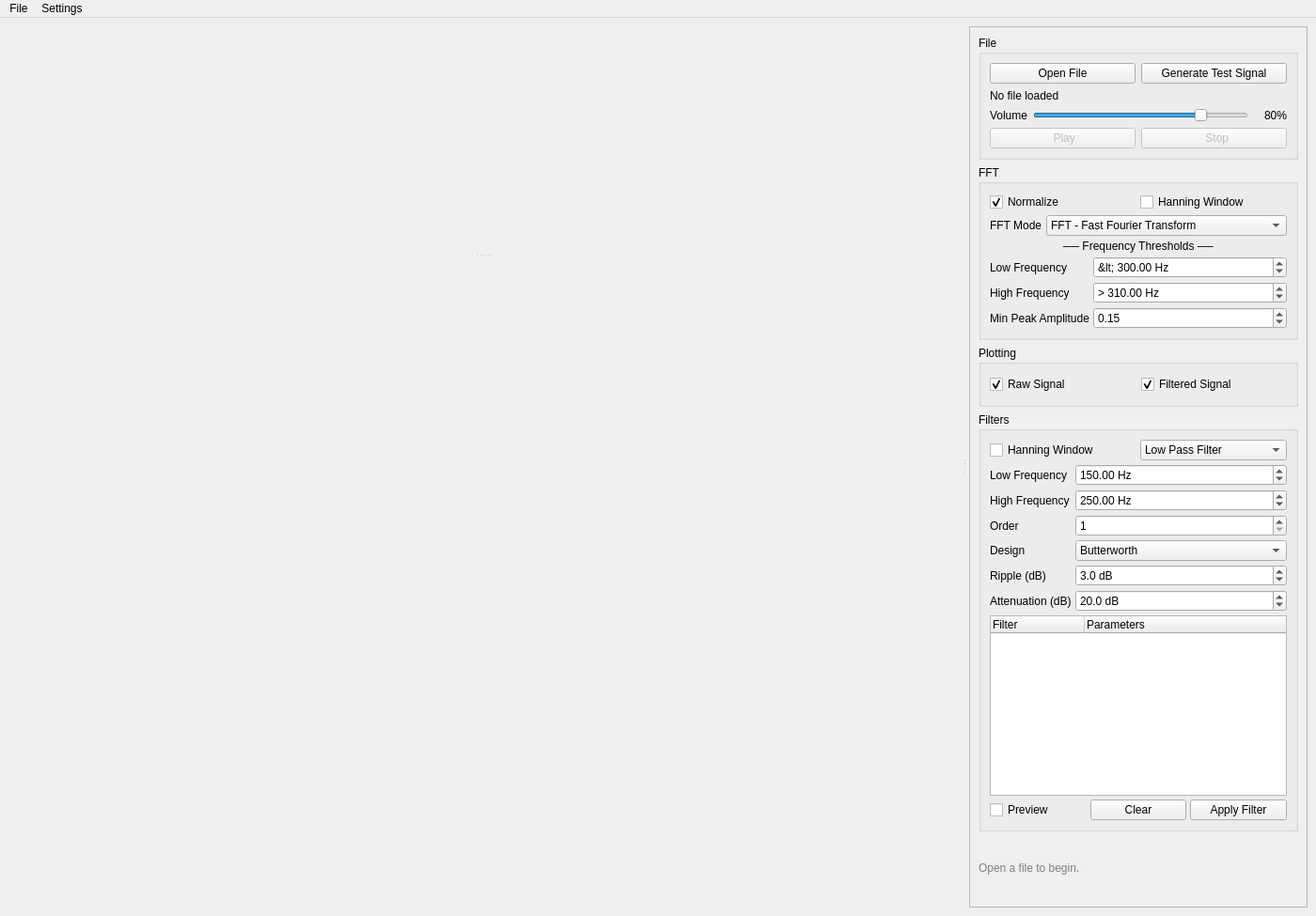
<?xml version="1.0" encoding="UTF-8"?>
<ui version="4.0">
 <class>MainWindow</class>
 <widget class="QMainWindow" name="MainWindow">
  <property name="geometry">
   <rect>
    <x>0</x>
    <y>0</y>
    <width>1400</width>
    <height>975</height>
   </rect>
  </property>
  <property name="minimumSize">
   <size>
    <width>900</width>
    <height>600</height>
   </size>
  </property>
  <property name="windowTitle">
   <string>WaveFilter</string>
  </property>
  <widget class="QWidget" name="centralwidget">
   <layout class="QHBoxLayout" name="horizontalLayout_main">
    <item>
     <widget class="QSplitter" name="main_splitter">
      <property name="orientation">
       <enum>Qt::Horizontal</enum>
      </property>
      <property name="handleWidth">
       <number>10</number>
      </property>
      <property name="childrenCollapsible">
       <bool>true</bool>
      </property>
      <widget class="QSplitter" name="plot_splitter">
       <property name="sizePolicy">
        <sizepolicy hsizetype="Preferred" vsizetype="Expanding">
         <horstretch>1</horstretch>
         <verstretch>0</verstretch>
        </sizepolicy>
       </property>
       <property name="orientation">
        <enum>Qt::Vertical</enum>
       </property>
       <property name="handleWidth">
        <number>10</number>
       </property>
       <property name="childrenCollapsible">
        <bool>true</bool>
       </property>
       <widget class="PlotWidget" name="fft_plot" native="true">
        <property name="sizePolicy">
         <sizepolicy hsizetype="Preferred" vsizetype="Preferred">
          <horstretch>0</horstretch>
          <verstretch>2</verstretch>
         </sizepolicy>
        </property>
        <property name="minimumSize">
         <size>
          <width>400</width>
          <height>180</height>
         </size>
        </property>
       </widget>
       <widget class="PlotWidget" name="signal_plot" native="true">
        <property name="sizePolicy">
         <sizepolicy hsizetype="Preferred" vsizetype="Preferred">
          <horstretch>0</horstretch>
          <verstretch>4</verstretch>
         </sizepolicy>
        </property>
        <property name="minimumSize">
         <size>
          <width>400</width>
          <height>260</height>
         </size>
        </property>
       </widget>
      </widget>
      <widget class="QScrollArea" name="control_scroll">
       <property name="sizePolicy">
        <sizepolicy hsizetype="Preferred" vsizetype="Preferred">
         <horstretch>0</horstretch>
         <verstretch>1</verstretch>
        </sizepolicy>
       </property>
       <property name="minimumSize">
        <size>
         <width>360</width>
         <height>0</height>
        </size>
       </property>
       <property name="maximumSize">
        <size>
         <width>16777215</width>
         <height>16777215</height>
        </size>
       </property>
       <property name="horizontalScrollBarPolicy">
        <enum>Qt::ScrollBarAlwaysOff</enum>
       </property>
       <property name="widgetResizable">
        <bool>true</bool>
       </property>
       <widget class="QWidget" name="scroll_contents">
        <property name="geometry">
         <rect>
          <x>0</x>
          <y>0</y>
          <width>358</width>
          <height>933</height>
         </rect>
        </property>
        <layout class="QVBoxLayout" name="verticalLayout_panel">
         <item>
          <widget class="QGroupBox" name="file_group">
           <property name="title">
            <string>File</string>
           </property>
           <layout class="QVBoxLayout" name="verticalLayout_file">
            <item>
             <layout class="QHBoxLayout" name="horizontalLayout_file_buttons">
              <item>
               <widget class="QPushButton" name="open_button">
                <property name="text">
                 <string>Open File</string>
                </property>
               </widget>
              </item>
              <item>
               <widget class="QPushButton" name="generate_button">
                <property name="text">
                 <string>Generate Test Signal</string>
                </property>
               </widget>
              </item>
             </layout>
            </item>
            <item>
             <widget class="QLabel" name="file_label">
              <property name="text">
               <string>No file loaded</string>
              </property>
              <property name="wordWrap">
               <bool>true</bool>
              </property>
             </widget>
            </item>
            <item>
             <layout class="QHBoxLayout" name="horizontalLayout_volume">
              <item>
               <widget class="QLabel" name="label_volume">
                <property name="text">
                 <string>Volume</string>
                </property>
               </widget>
              </item>
              <item>
               <widget class="QSlider" name="volume_slider">
                <property name="minimum">
                 <number>0</number>
                </property>
                <property name="maximum">
                 <number>100</number>
                </property>
                <property name="value">
                 <number>80</number>
                </property>
                <property name="orientation">
                 <enum>Qt::Horizontal</enum>
                </property>
               </widget>
              </item>
              <item>
               <widget class="QLabel" name="volume_value_label">
                <property name="minimumSize">
                 <size>
                  <width>35</width>
                  <height>0</height>
                 </size>
                </property>
                <property name="text">
                 <string>80%</string>
                </property>
                <property name="alignment">
                 <set>Qt::AlignRight|Qt::AlignTrailing|Qt::AlignVCenter</set>
                </property>
               </widget>
              </item>
             </layout>
            </item>
            <item>
             <layout class="QHBoxLayout" name="horizontalLayout_playback">
              <item>
               <widget class="QPushButton" name="play_button">
                <property name="enabled">
                 <bool>false</bool>
                </property>
                <property name="text">
                 <string> Play</string>
                </property>
                <property name="icon">
                 <iconset>
                  <normaloff>ui/icons/play.ico</normaloff>ui/icons/play.ico</iconset>
                </property>
               </widget>
              </item>
              <item>
               <widget class="QPushButton" name="stop_button">
                <property name="enabled">
                 <bool>false</bool>
                </property>
                <property name="text">
                 <string>  Stop</string>
                </property>
                <property name="icon">
                 <iconset>
                  <normaloff>ui/icons/stop.ico</normaloff>ui/icons/stop.ico</iconset>
                </property>
               </widget>
              </item>
             </layout>
            </item>
           </layout>
          </widget>
         </item>
         <item>
          <widget class="QGroupBox" name="fft_group">
           <property name="title">
            <string>FFT</string>
           </property>
           <layout class="QVBoxLayout" name="verticalLayout_fft">
            <property name="spacing">
             <number>4</number>
            </property>
            <item>
             <layout class="QHBoxLayout" name="horizontalLayout_fft_checks">
              <item>
               <widget class="QCheckBox" name="normalize_check">
                <property name="text">
                 <string>Normalize</string>
                </property>
                <property name="checked">
                 <bool>true</bool>
                </property>
               </widget>
              </item>
              <item>
               <widget class="QCheckBox" name="window_check_fft">
                <property name="text">
                 <string>Hanning Window</string>
                </property>
               </widget>
              </item>
             </layout>
            </item>
            <item>
             <layout class="QFormLayout" name="formLayout_fft_mode">
              <item row="0" column="0">
               <widget class="QLabel" name="label_fft_mode">
                <property name="text">
                 <string>FFT Mode</string>
                </property>
               </widget>
              </item>
              <item row="0" column="1">
               <widget class="QComboBox" name="fft_mode_combo">
                <item>
                 <property name="text">
                  <string>FFT - Fast Fourier Transform</string>
                 </property>
                </item>
                <item>
                 <property name="text">
                  <string>DCT - Discrete cosine transform</string>
                 </property>
                </item>
                <item>
                 <property name="text">
                  <string>DST - Discrete sine transform</string>
                 </property>
                </item>
               </widget>
              </item>
             </layout>
            </item>
            <item>
             <widget class="QLabel" name="label_freq_thresh">
              <property name="text">
               <string>── Frequency Thresholds ──</string>
              </property>
              <property name="alignment">
               <set>Qt::AlignHCenter</set>
              </property>
             </widget>
            </item>
            <item>
             <layout class="QFormLayout" name="formLayout_fft_thresh">
              <item row="0" column="0">
               <widget class="QLabel" name="label_low_freq">
                <property name="text">
                 <string>Low Frequency</string>
                </property>
               </widget>
              </item>
              <item row="0" column="1">
               <widget class="QDoubleSpinBox" name="low_peak_freq_spin">
                <property name="prefix">
                 <string>&lt; </string>
                </property>
                <property name="suffix">
                 <string> Hz</string>
                </property>
                <property name="minimum">
                 <double>0.000000000000000</double>
                </property>
                <property name="maximum">
                 <double>999999.000000000000000</double>
                </property>
                <property name="singleStep">
                 <double>10.000000000000000</double>
                </property>
                <property name="value">
                 <double>300.000000000000000</double>
                </property>
               </widget>
              </item>
              <item row="1" column="0">
               <widget class="QLabel" name="label_high_freq">
                <property name="text">
                 <string>High Frequency</string>
                </property>
               </widget>
              </item>
              <item row="1" column="1">
               <widget class="QDoubleSpinBox" name="high_peak_freq_spin">
                <property name="prefix">
                 <string>&gt; </string>
                </property>
                <property name="suffix">
                 <string> Hz</string>
                </property>
                <property name="minimum">
                 <double>0.000000000000000</double>
                </property>
                <property name="maximum">
                 <double>999999.000000000000000</double>
                </property>
                <property name="singleStep">
                 <double>10.000000000000000</double>
                </property>
                <property name="value">
                 <double>310.000000000000000</double>
                </property>
               </widget>
              </item>
              <item row="2" column="0">
               <widget class="QLabel" name="label_min_amp">
                <property name="text">
                 <string>Min Peak Amplitude</string>
                </property>
               </widget>
              </item>
              <item row="2" column="1">
               <widget class="QDoubleSpinBox" name="min_peak_amp_spin">
                <property name="decimals">
                 <number>2</number>
                </property>
                <property name="minimum">
                 <double>0.000000000000000</double>
                </property>
                <property name="maximum">
                 <double>1.000000000000000</double>
                </property>
                <property name="singleStep">
                 <double>0.010000000000000</double>
                </property>
                <property name="value">
                 <double>0.150000000000000</double>
                </property>
               </widget>
              </item>
             </layout>
            </item>
           </layout>
          </widget>
         </item>
         <item>
          <widget class="QGroupBox" name="plotting_group">
           <property name="title">
            <string>Plotting</string>
           </property>
           <layout class="QHBoxLayout" name="horizontalLayout_plotting">
            <item>
             <widget class="QCheckBox" name="raw_visible_check">
              <property name="text">
               <string>Raw Signal</string>
              </property>
              <property name="checked">
               <bool>true</bool>
              </property>
             </widget>
            </item>
            <item>
             <widget class="QCheckBox" name="filtered_visible_check">
              <property name="text">
               <string>Filtered Signal</string>
              </property>
              <property name="checked">
               <bool>true</bool>
              </property>
             </widget>
            </item>
           </layout>
          </widget>
         </item>
         <item>
          <widget class="QGroupBox" name="filters_group">
           <property name="sizePolicy">
            <sizepolicy hsizetype="Preferred" vsizetype="Preferred">
             <horstretch>0</horstretch>
             <verstretch>0</verstretch>
            </sizepolicy>
           </property>
           <property name="title">
            <string>Filters</string>
           </property>
           <layout class="QVBoxLayout" name="verticalLayout_filters">
            <property name="spacing">
             <number>4</number>
            </property>
            <item>
             <layout class="QHBoxLayout" name="horizontalLayout_filter_top">
              <item>
               <widget class="QCheckBox" name="window_check_filter">
                <property name="text">
                 <string>Hanning Window</string>
                </property>
               </widget>
              </item>
              <item>
               <widget class="QComboBox" name="filter_combo">
                <item>
                 <property name="text">
                  <string>Low Pass Filter</string>
                 </property>
                </item>
                <item>
                 <property name="text">
                  <string>High Pass Filter</string>
                 </property>
                </item>
                <item>
                 <property name="text">
                  <string>Band Pass Filter</string>
                 </property>
                </item>
                <item>
                 <property name="text">
                  <string>Band Stop Filter</string>
                 </property>
                </item>
                <item>
                 <property name="text">
                  <string>Notch Filter</string>
                 </property>
                </item>
                <item>
                 <property name="text">
                  <string>Savitzky-Golay Filter</string>
                 </property>
                </item>
                <item>
                 <property name="text">
                  <string>Pitch Shift</string>
                 </property>
                </item>
                <item>
                 <property name="text">
                  <string>Reverse</string>
                 </property>
                </item>
               </widget>
              </item>
             </layout>
            </item>
            <item>
             <layout class="QFormLayout" name="formLayout_filter_params">
              <item row="0" column="0">
               <widget class="QLabel" name="label_filter_low">
                <property name="text">
                 <string>Low Frequency</string>
                </property>
               </widget>
              </item>
              <item row="0" column="1">
               <widget class="QDoubleSpinBox" name="filter_low_spin">
                <property name="suffix">
                 <string> Hz</string>
                </property>
                <property name="minimum">
                 <double>10.000000000000000</double>
                </property>
                <property name="maximum">
                 <double>10000.000000000000000</double>
                </property>
                <property name="singleStep">
                 <double>10.000000000000000</double>
                </property>
                <property name="value">
                 <double>150.000000000000000</double>
                </property>
               </widget>
              </item>
              <item row="1" column="0">
               <widget class="QLabel" name="label_filter_high">
                <property name="text">
                 <string>High Frequency</string>
                </property>
               </widget>
              </item>
              <item row="1" column="1">
               <widget class="QDoubleSpinBox" name="filter_high_spin">
                <property name="suffix">
                 <string> Hz</string>
                </property>
                <property name="minimum">
                 <double>11.000000000000000</double>
                </property>
                <property name="maximum">
                 <double>10000.000000000000000</double>
                </property>
                <property name="singleStep">
                 <double>10.000000000000000</double>
                </property>
                <property name="value">
                 <double>250.000000000000000</double>
                </property>
               </widget>
              </item>
              <item row="2" column="0">
               <widget class="QLabel" name="label_filter_order">
                <property name="text">
                 <string>Order</string>
                </property>
               </widget>
              </item>
              <item row="2" column="1">
               <widget class="QSpinBox" name="filter_order_spin">
                <property name="minimum">
                 <number>1</number>
                </property>
                <property name="maximum">
                 <number>20</number>
                </property>
                <property name="value">
                 <number>1</number>
                </property>
               </widget>
              </item>
              <item row="3" column="0">
               <widget class="QLabel" name="label_filter_design">
                <property name="text">
                 <string>Design</string>
                </property>
               </widget>
              </item>
              <item row="3" column="1">
               <widget class="QComboBox" name="filter_design_combo">
                <item>
                 <property name="text">
                  <string>Butterworth</string>
                 </property>
                </item>
                <item>
                 <property name="text">
                  <string>Chebyshev I</string>
                 </property>
                </item>
                <item>
                 <property name="text">
                  <string>Chebyshev II</string>
                 </property>
                </item>
                <item>
                 <property name="text">
                  <string>Elliptic</string>
                 </property>
                </item>
                <item>
                 <property name="text">
                  <string>Bessel</string>
                 </property>
                </item>
               </widget>
              </item>
              <item row="4" column="0">
               <widget class="QLabel" name="label_ripple">
                <property name="text">
                 <string>Ripple (dB)</string>
                </property>
               </widget>
              </item>
              <item row="4" column="1">
               <widget class="QDoubleSpinBox" name="ripple_spin">
                <property name="suffix">
                 <string> dB</string>
                </property>
                <property name="decimals">
                 <number>1</number>
                </property>
                <property name="minimum">
                 <double>0.100000000000000</double>
                </property>
                <property name="maximum">
                 <double>120.000000000000000</double>
                </property>
                <property name="singleStep">
                 <double>0.100000000000000</double>
                </property>
                <property name="value">
                 <double>3.000000000000000</double>
                </property>
               </widget>
              </item>
              <item row="5" column="0">
               <widget class="QLabel" name="label_attenuation">
                <property name="text">
                 <string>Attenuation (dB)</string>
                </property>
               </widget>
              </item>
              <item row="5" column="1">
               <widget class="QDoubleSpinBox" name="attenuation_spin">
                <property name="suffix">
                 <string> dB</string>
                </property>
                <property name="decimals">
                 <number>1</number>
                </property>
                <property name="minimum">
                 <double>0.100000000000000</double>
                </property>
                <property name="maximum">
                 <double>120.000000000000000</double>
                </property>
                <property name="singleStep">
                 <double>0.100000000000000</double>
                </property>
                <property name="value">
                 <double>20.000000000000000</double>
                </property>
               </widget>
              </item>
             </layout>
            </item>
            <item>
             <widget class="QTreeWidget" name="filter_tree">
              <property name="sizePolicy">
               <sizepolicy hsizetype="Preferred" vsizetype="Preferred">
                <horstretch>0</horstretch>
                <verstretch>0</verstretch>
               </sizepolicy>
              </property>
              <property name="alternatingRowColors">
               <bool>true</bool>
              </property>
              <property name="selectionMode">
               <enum>QAbstractItemView::ExtendedSelection</enum>
              </property>
              <property name="indentation">
               <number>0</number>
              </property>
              <attribute name="headerMinimumSectionSize">
               <number>40</number>
              </attribute>
              <column>
               <property name="text">
                <string>Filter</string>
               </property>
              </column>
              <column>
               <property name="text">
                <string>Parameters</string>
               </property>
              </column>
             </widget>
            </item>
            <item>
             <layout class="QHBoxLayout" name="horizontalLayout_filter_actions">
              <item>
               <widget class="QCheckBox" name="preview_check">
                <property name="text">
                 <string>Preview</string>
                </property>
               </widget>
              </item>
              <item>
               <widget class="QPushButton" name="clear_button">
                <property name="text">
                 <string>Clear</string>
                </property>
               </widget>
              </item>
              <item>
               <widget class="QPushButton" name="apply_filter_button">
                <property name="text">
                 <string>Apply Filter</string>
                </property>
               </widget>
              </item>
             </layout>
            </item>
           </layout>
          </widget>
         </item>
         <item>
          <widget class="QLabel" name="info_label">
           <property name="styleSheet">
            <string>color: gray;</string>
           </property>
           <property name="text">
            <string>Open a file to begin.</string>
           </property>
           <property name="wordWrap">
            <bool>true</bool>
           </property>
          </widget>
         </item>
        </layout>
       </widget>
      </widget>
     </widget>
    </item>
   </layout>
  </widget>
  <widget class="QMenuBar" name="menuBar">
   <property name="geometry">
    <rect>
     <x>0</x>
     <y>0</y>
     <width>1400</width>
     <height>22</height>
    </rect>
   </property>
   <widget class="QMenu" name="menuFile">
    <property name="title">
     <string>File</string>
    </property>
    <addaction name="actionSave_Session"/>
    <addaction name="actionLoad_Session"/>
    <addaction name="separator"/>
    <addaction name="actionTrim"/>
    <addaction name="separator"/>
    <addaction name="actionExport"/>
   </widget>
   <widget class="QMenu" name="menuSettings">
    <property name="title">
     <string>Settings</string>
    </property>
    <addaction name="actionLine_Colors"/>
   </widget>
   <addaction name="menuFile"/>
   <addaction name="menuSettings"/>
  </widget>
  <action name="actionSave_Session">
   <property name="icon">
    <iconset>
     <normaloff>ui/icons/save.ico</normaloff>ui/icons/save.ico</iconset>
   </property>
   <property name="text">
    <string> Save Session</string>
   </property>
  </action>
  <action name="actionLoad_Session">
   <property name="icon">
    <iconset>
     <normaloff>ui/icons/load.ico</normaloff>ui/icons/load.ico</iconset>
   </property>
   <property name="text">
    <string> Load Session</string>
   </property>
  </action>
  <action name="actionTrim">
   <property name="icon">
    <iconset>
     <normaloff>ui/icons/trim.ico</normaloff>ui/icons/trim.ico</iconset>
   </property>
   <property name="text">
    <string> Trim to Selection</string>
   </property>
  </action>
  <action name="actionExport">
   <property name="icon">
    <iconset>
     <normaloff>ui/icons/export.ico</normaloff>ui/icons/export.ico</iconset>
   </property>
   <property name="text">
    <string> Export</string>
   </property>
  </action>
  <action name="actionLine_Colors">
   <property name="icon">
    <iconset>
     <normaloff>ui/icons/colors.ico</normaloff>ui/icons/colors.ico</iconset>
   </property>
   <property name="text">
    <string> Line Colors</string>
   </property>
   <property name="iconText">
    <string> Line Colors</string>
   </property>
  </action>
 </widget>
 <customwidgets>
  <customwidget>
   <class>PlotWidget</class>
   <extends>QWidget</extends>
   <header>pyqtgraph</header>
  </customwidget>
 </customwidgets>
 <resources/>
 <connections/>
</ui>
